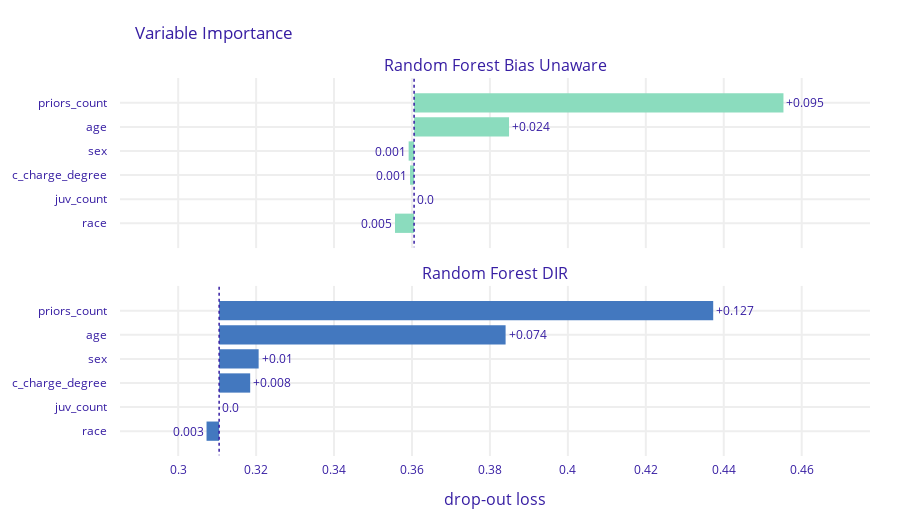

Here is the notebook cell this chart was saved with:
### Code cell
# Still using the same features, note that race has become less important.
exp_tree.model_parts().plot(objects=[exp_tree_aware.model_parts()])

### Figure 1 — Plotly figure (JSON) as saved in the notebook; plotly's stock layout.template omitted (floating-point values rounded to 4 significant figures)
{"data": [{"base": 0.3605, "hoverinfo": "text", "hoverlabel": {"bgcolor": "rgba(0,0,0,0.8)"}, "hovertext": ["Model: Random Forest Bias Unaware loss after<br>variable: priors_count is permuted: 0.455<br>Drop-out loss change: +0.095", "Model: Random Forest Bias Unaware loss after<br>variable: age is permuted: 0.385<br>Drop-out loss change: +0.024", "Model: Random Forest Bias Unaware loss after<br>variable: sex is permuted: 0.359<br>Drop-out loss change: -0.001", "Model: Random Forest Bias Unaware loss after<br>variable: c_charge_degree is permuted: 0.359<br>Drop-out loss change: -0.001", "Model: Random Forest Bias Unaware loss after<br>variable: juv_count is permuted: 0.361<br>Drop-out loss change: -0.0", "Model: Random Forest Bias Unaware loss after<br>variable: race is permuted: 0.356<br>Drop-out loss change: -0.005"], "marker": {"color": "#8bdcbe"}, "orientation": "h", "showlegend": false, "text": ["+0.095", "+0.024", "0.001", "0.001", "0.0", "0.005"], "textposition": "outside", "type": "bar", "x": [0.09478, 0.02437, -0.001399, -0.001042, 0, -0.004904], "xaxis": "x", "y": ["priors_count", "age", "sex", "c_charge_degree", "juv_count", "race"], "yaxis": "y"}, {"base": 0.3105, "hoverinfo": "text", "hoverlabel": {"bgcolor": "rgba(0,0,0,0.8)"}, "hovertext": ["Model: Random Forest DIR loss after<br>variable: priors_count is permuted: 0.437<br>Drop-out loss change: +0.127", "Model: Random Forest DIR loss after<br>variable: age is permuted: 0.384<br>Drop-out loss change: +0.074", "Model: Random Forest DIR loss after<br>variable: sex is permuted: 0.321<br>Drop-out loss change: +0.01", "Model: Random Forest DIR loss after<br>variable: c_charge_degree is permuted: 0.318<br>Drop-out loss change: +0.008", "Model: Random Forest DIR loss after<br>variable: juv_count is permuted: 0.311<br>Drop-out loss change: -0.0", "Model: Random Forest DIR loss after<br>variable: race is permuted: 0.307<br>Drop-out loss change: -0.003"], "marker": {"color": "#4378bf"}, "orientation": "h", "showlegend": false, "text": ["+0.127", "+0.074", "+0.01", "+0.008", "0.0", "0.003"], "textposition": "outside", "type": "bar", "x": [0.1268, 0.07351, 0.01014, 0.007972, 0, -0.00323], "xaxis": "x2", "y": ["priors_count", "age", "sex", "c_charge_degree", "juv_count", "race"], "yaxis": "y2"}], "layout": {"annotations": [{"font": {"size": 16}, "showarrow": false, "text": "Random Forest Bias Unaware", "x": 0.5, "xanchor": "center", "xref": "paper", "y": 1, "yanchor": "bottom", "yref": "paper"}, {"font": {"size": 16}, "showarrow": false, "text": "Random Forest DIR", "x": 0.5, "xanchor": "center", "xref": "paper", "y": 0.45, "yanchor": "bottom", "yref": "paper"}, {"font": {"size": 16}, "showarrow": false, "text": "drop-out loss", "x": 0.5, "xanchor": "center", "xref": "paper", "y": 0, "yanchor": "top", "yref": "paper", "yshift": -30}], "font": {"color": "#371ea3"}, "height": 527, "margin": {"b": 71, "r": 30, "t": 78}, "shapes": [{"line": {"color": "#371ea3", "dash": "dot", "width": 1.5}, "type": "line", "x0": 0.3605, "x1": 0.3605, "xref": "x", "y0": -1, "y1": 6, "yref": "y"}, {"line": {"color": "#371ea3", "dash": "dot", "width": 1.5}, "type": "line", "x0": 0.3105, "x1": 0.3105, "xref": "x2", "y0": -1, "y1": 6, "yref": "y2"}], "title": {"text": "Variable Importance", "x": 0.15}, "xaxis": {"anchor": "y", "automargin": true, "domain": [0, 1], "fixedrange": true, "gridwidth": 2, "matches": "x2", "range": [0.2851, 0.4775], "showticklabels": false, "tickcolor": "white", "ticklen": 3, "ticks": "outside", "type": "linear", "zeroline": false}, "xaxis2": {"anchor": "y2", "automargin": true, "domain": [0, 1], "fixedrange": true, "gridwidth": 2, "range": [0.2851, 0.4775], "tickcolor": "white", "ticklen": 3, "ticks": "outside", "type": "linear", "zeroline": false}, "yaxis": {"anchor": "x", "automargin": true, "autorange": "reversed", "domain": [0.55, 1], "fixedrange": true, "gridwidth": 2, "tickcolor": "white", "ticklen": 10, "ticks": "outside", "type": "category"}, "yaxis2": {"anchor": "x2", "automargin": true, "autorange": "reversed", "domain": [0, 0.45], "fixedrange": true, "gridwidth": 2, "tickcolor": "white", "ticklen": 10, "ticks": "outside", "type": "category"}}}
